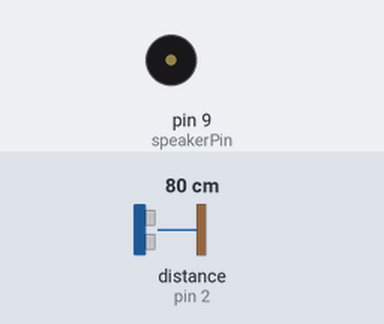
This sketch was run on a simulated Arduino Uno, built with avr-gcc and run on an emulated ATmega328P. Shown: buzzer (waves = sounding). Wiring (inferred from the names in the program): ultrasonic range finder: trigger pin 3; echo pin 2. The test bench sets the inputs (shaded band); at power-on: distance to the obstacle (sensor on pin 2) 80 cm. The echo pulse lasts 58.3 µs per cm.

Above: at 1.2 s.
1.3 s: distance to the obstacle (sensor on pin 2) set to 19 cm
2.8 s: distance to the obstacle (sensor on pin 2) set to 14 cm
At 2.94 s:
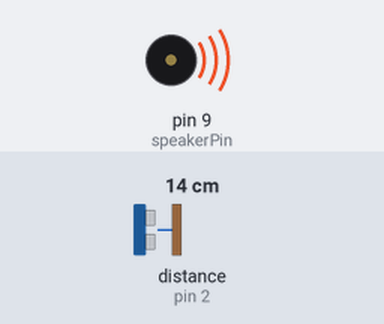
5.8 s: distance to the obstacle (sensor on pin 2) set to 18 cm
At 6.6 s:
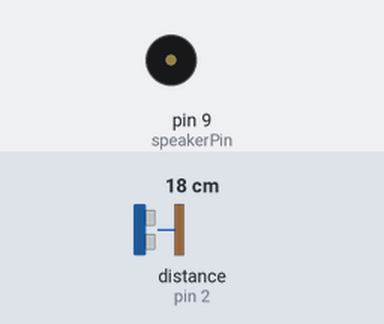
7.3 s: distance to the obstacle (sensor on pin 2) set to 2 cm
At 7.5 s:
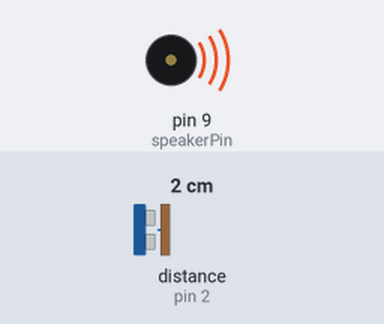
Timing chart, 0 to 10.3 s (numbered marks = the images above; inputs shaded):
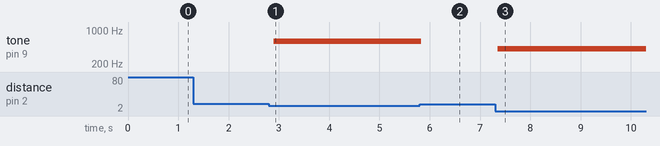

Measured:
- the behaviour switches between 17 and 16 cm on distance to the obstacle (sensor on pin 2) (found by bisection; images 0 and 1)
- after the input at 1.3 s, every drawn part: stays the same
- after the input at 2.8 s, tone on pin 9 (speakerPin): silent → 587 Hz after 0.09 s
- after the input at 5.8 s, tone on pin 9 (speakerPin): 587 Hz → silent at once
- after the input at 7.3 s, tone on pin 9 (speakerPin): silent → 415 Hz after 0.06 s

The sketch:

guitar.ino
```cpp
/*
 Musical Notes
 Constant Name	Frequency (Hz)
 NOTE_B2	 123
 NOTE_C3	 131
 NOTE_CS3	 139
 NOTE_D3	 147
 NOTE_DS3	 156
 NOTE_E3	 165
 NOTE_F3	 175
 NOTE_FS3	 185
 NOTE_G3	 196
 NOTE_GS3	 208
 NOTE_A3	 220
 NOTE_AS3	 233
 NOTE_B3	 247
 NOTE_C4	 262
 NOTE_CS4	 277
 NOTE_D4	 294
 NOTE_DS4	 311
 NOTE_E4	 330
 NOTE_F4	 349
 NOTE_FS4	 370
 NOTE_G4	 392
 NOTE_GS4	 415
 NOTE_A4	 440
 NOTE_AS4	 466
 NOTE_B4	 494
 NOTE_C5	 523
 NOTE_CS5	 554
 NOTE_D5	 587
 NOTE_DS5	 622
 NOTE_E5	 659
 NOTE_F5	 698
 NOTE_FS5	 740
 NOTE_G5	 784
 NOTE_GS5	 831
 NOTE_A5	 880
 NOTE_AS5	 932
 NOTE_B5	 988
 NOTE_C6	 1047
 NOTE_CS6	 1109
 NOTE_D6	 1175
 NOTE_DS6	 1245
 NOTE_E6	 1319
 NOTE_F6	 1397
 NOTE_FS6	 1480
 NOTE_G6	 1568
 NOTE_GS6	 1661
 NOTE_A6	 1760
 NOTE_AS6	 1865
 NOTE_B6	 1976
 NOTE_C7	 2093
 NOTE_CS7	 2217
 NOTE_D7	 2349
 NOTE_DS7	 2489
 NOTE_E7	 2637
 NOTE_F7	 2794
 NOTE_FS7	 2960
 NOTE_G7	 3136
 NOTE_GS7	 3322
 NOTE_A7	 3520
 NOTE_AS7	 3729
 NOTE_B7	 3951
 NOTE_C8	 4186
 NOTE_CS8	 4435
 NOTE_D8	   4699
 NOTE_DS8	 4978

 */

#include <Tone.h>
const int TrigPin = 3;
const int EchoPin = 2;
const int speakerPin =9 ;

Tone toneVoice;
int toneFrequency[]={415,440,466,494,523,554,587,622};
int duration=100;
int cm;

void setup()
{
  // Serial.begin(9600);
  pinMode(TrigPin, OUTPUT);
  pinMode(EchoPin, INPUT);
  pinMode(speakerPin,OUTPUT);
  toneVoice.begin(speakerPin);
}
void loop()
{
  digitalWrite(TrigPin, LOW);
  delayMicroseconds(2);
  digitalWrite(TrigPin, HIGH);
  delayMicroseconds(10);
  digitalWrite(TrigPin, LOW);

  cm = pulseIn(EchoPin, HIGH) / 58; //Echo time will be converted into cm

  toneVoice.play(toneFrequency[cm/2], duration);
  delay(duration);//wait for the tone to finish

  // Serial.println(cm);
}
```
